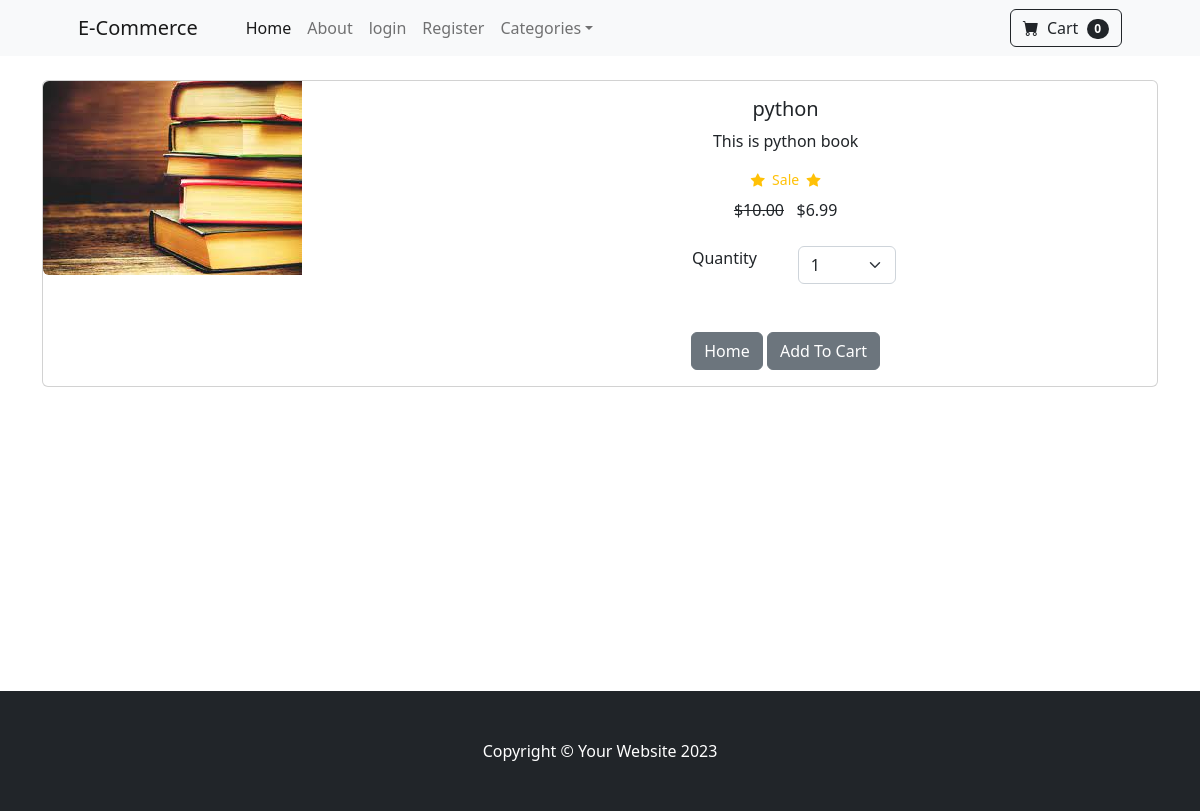
The app's page /product/3 with its own data.
### store/models.py (models this page shows, shortened)
class Product(models.Model):
    name = models.CharField(max_length=100)
    price = models.DecimalField(default=0,decimal_places=2,max_digits=6)
    category = models.ForeignKey(Category,on_delete=models.CASCADE,default=1)
    discription = models.CharField(max_length=250,default='',blank=True,null=True)
    image = models.ImageField(upload_to='uploads/product/')
    is_sale = models.BooleanField(default=False)
    sale_price = models.DecimalField(default=0,decimal_places=2,max_digits=6)

### store/views.py (the view)
# urls.py: path('product/<int:pk>',views.product,name='product'),
def product(request,pk):
    product = Product.objects.get(id=pk)
    return render(request,'product.html',{'product':product})

### cart/cart.py (called while the page is built)
    def __len__(self):
        return len(self.cart)

### cart/context_processors.py (called while the page is built)
def cart(request):
    return {'cart':Cart(request)}

### store/templates/product.html (shortened to what this page needs)
{%  extends 'base.html' %}
{% block content %}
<div class="container">
    <br/>
    <div class="card mb-3">
        <div class="row g-0">
          <div class="col-md-4">
            <img src="{{product.image.url}}" class="img-fluid rounded-start" alt="...">
          </div>
          <div class="col-md-8">
            <div class="card-body">
                <center>
              <h5 class="card-title">{{product.name}}</h5>
              <p class="card-text">{{product.discription}}</p>
              {% if product.is_sale %}
              <div class="d-flex justify-content-center small text-warning mb-2">
                <div class="bi-star-fill"></div>
                &nbsp;&nbsp;Sale&nbsp;&nbsp;
                <div class="bi-star-fill"></div>
            </div>
            <strike>${{product.price}}</strike>
             &nbsp;
              ${{product.sale_price}}
              {% else %}
              ${{product.price}}
              {% endif %}
              <br/><br/>
              <div class="row justify-content-center">
                <div class="col-md-2">Quantity</div>
                <div class="col-md-2">
              <select class="form-select" id="qty-cart">
                <option value="1">1</option>
              </select>
                 </div>
                </div>
              <br/><br/>
              <a href="{% url 'home' %}" class="btn btn-secondary">Home</a>
              <button type="button" value="{{ product.id }}"class="btn btn-secondary" id="add-cart">Add To Cart</button>
            </center>
            </div>
          </div>
        </div>
      </div>
</div>
<br/> <br/>
<br/> <br/>
<br/> <br/>
<br/> <br/>
<br/> <br/>
<br/> <br/>
{% endblock %}

### records on screen
Product: image (picture), name "python", discription "This is python book", price "10.00", sale_price "6.99"

### other values on screen
{{ cart|length }} "0"
